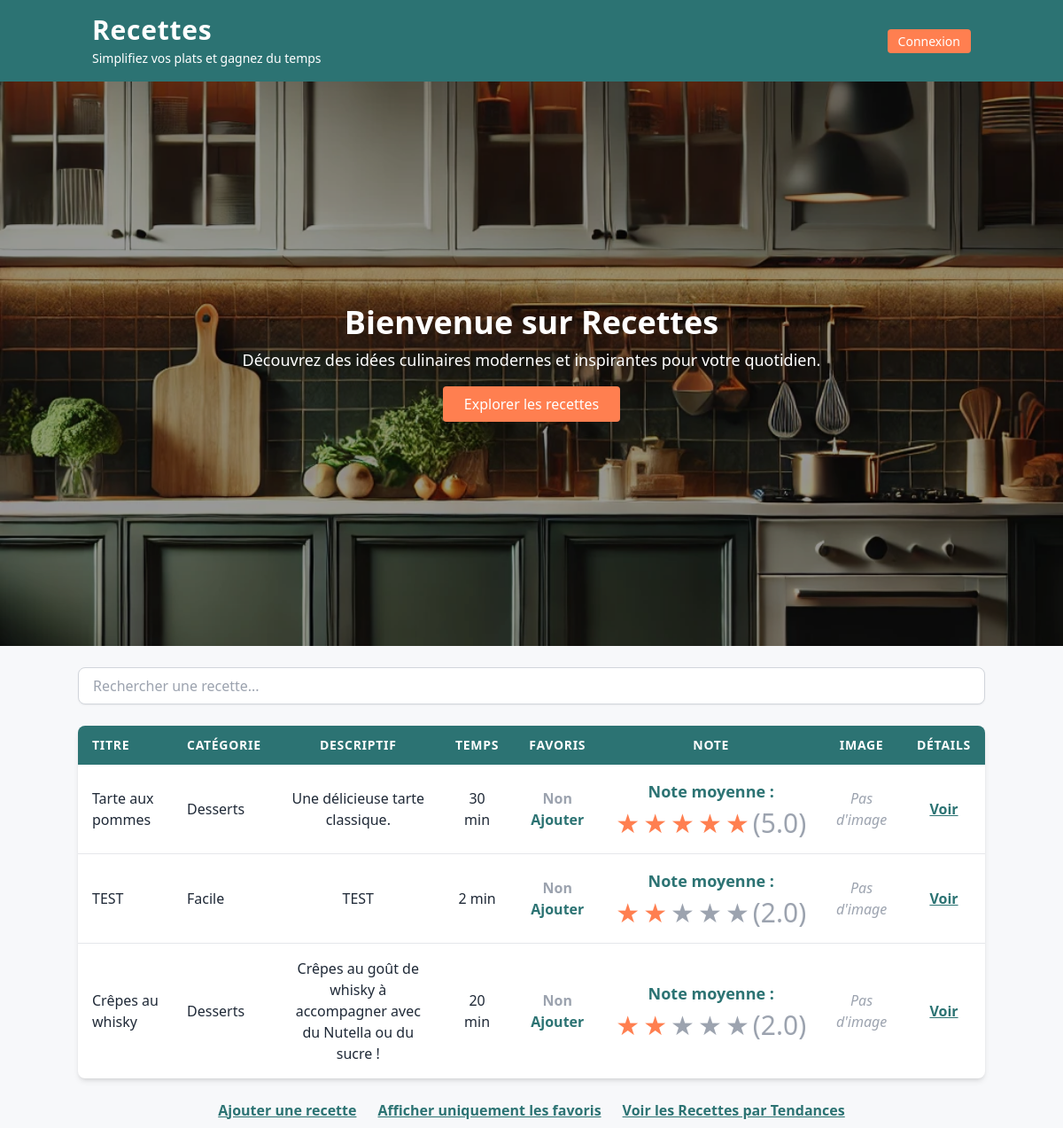
The app's page /, older data.
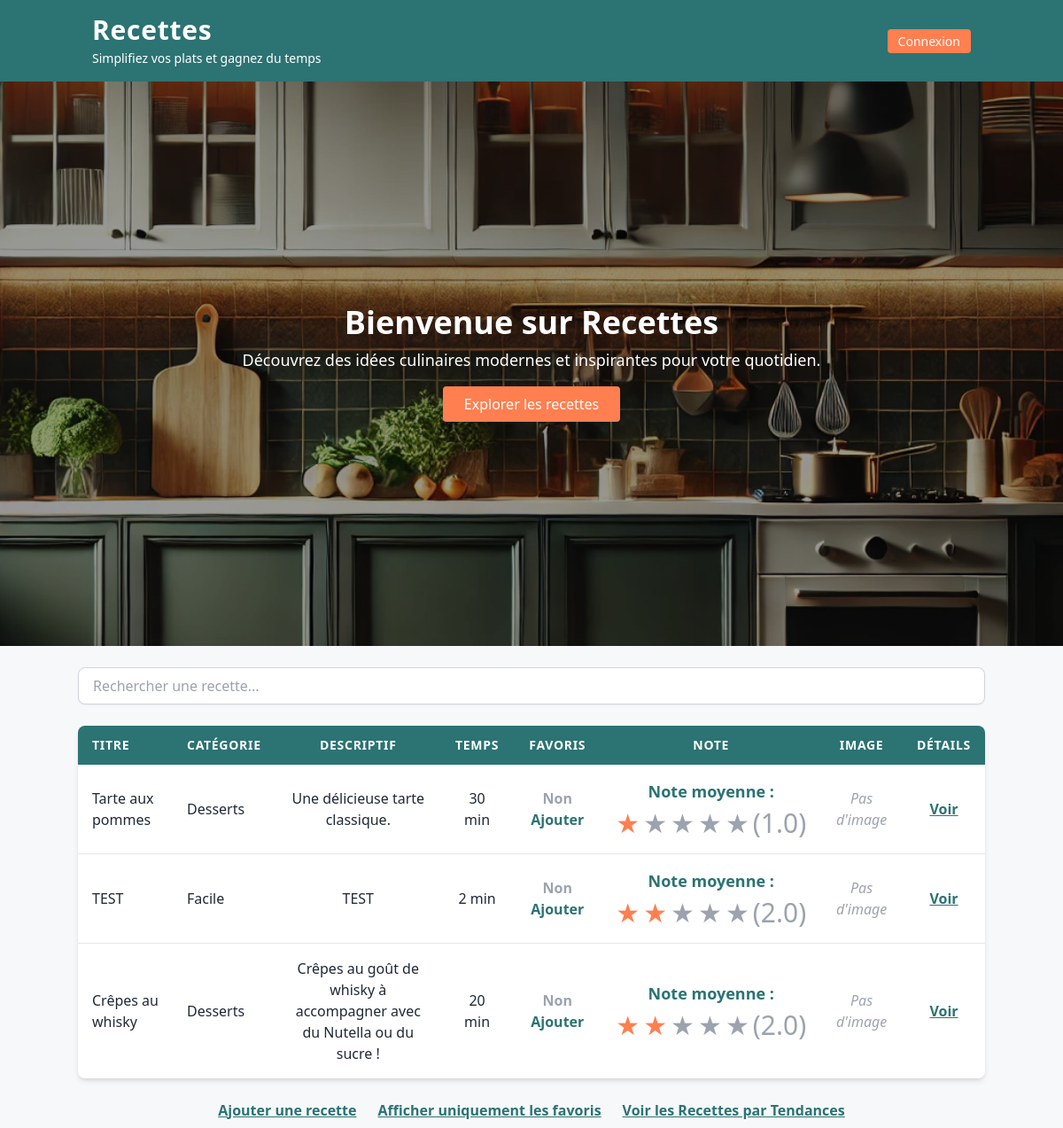
The same page, newer data.
### recettes/models.py (models this page shows, shortened)
class Recette(models.Model):
    titre = models.CharField(max_length=200)
    description = models.TextField()
    categorie = models.ForeignKey(
        Categorie, on_delete=models.CASCADE, related_name='recettes'
    )  # Lien avec le modèle Categorie
    temps_preparation = models.IntegerField()
    temps_cuisson = models.IntegerField()
    ingredients = models.TextField()
    etapes = models.TextField()
    image = models.ImageField(upload_to='images/', null=True, blank=True)
    note_moyenne = models.FloatField(default=0.0)
    visites = models.PositiveIntegerField(default=0)

class Categorie(models.Model):
    nom = models.CharField(max_length=100, unique=True)  # Le nom de la catégorie doit être unique

### recettes/views.py (the view)
# urls.py: 2. Add a URL to urlpatterns:  path('', views.home, name='home')
def home(request):
    rows = Recette.objects.all()
    if request.user.is_authenticated:
        favoris_ids = Favori.objects.filter(user=request.user).values_list('recette_id', flat=True)
        favoris_ids = [int(f) for f in favoris_ids]  # Force les IDs à être des entiers
    else:
        favoris_ids = []  # Aucun favori pour un utilisateur non connecté
    return render(request, 'recettes.html', {'rows': rows, 'favoris_ids': favoris_ids})

### recettes/templates/recettes.html (shortened to what the changed rows need)
<!DOCTYPE html>
<html lang="fr">
<head>
  <script src="https://cdn.tailwindcss.com"></script>
</head>
<body class="bg-LightGray text-gray-800">
  <header class="bg-Blue text-white py-4 shadow-md">
    <div class="container mx-auto px-4 flex justify-between items-center">
      <div>
        <h1 class="text-3xl font-extrabold tracking-wide">Recettes</h1>
      </div>
    </div>
  </header>
  <section class="relative">
    <div class="absolute inset-0 bg-black bg-opacity-40 flex items-center justify-center">
      <div class="text-center text-white px-4">
        <h2 class="text-4xl font-bold">Bienvenue sur Recettes</h2>
      </div>
    </div>
  </section>
  <main id="main-content" class="p-6">
    <div class="container mx-auto bg-white shadow-md rounded-lg overflow-hidden">
      <table class="min-w-full">
        <thead class="bg-Blue text-white text-sm uppercase tracking-wider">
          <tr>
            <th class="px-4 py-3 text-left">Titre</th>
            <th class="px-4 py-3 text-left">Catégorie</th>
            <th class="px-4 py-3 text-center">Descriptif</th>
            <th class="px-4 py-3 text-center">Temps</th>
            <th class="px-4 py-3 text-center">Favoris</th>
            <th class="px-4 py-3 text-center">Note</th>
            <th class="px-4 py-3 text-center">Image</th>
            <th class="px-4 py-3 text-center">Détails</th>
          </tr>
        </thead>
        <tbody class="divide-y divide-gray-200">
          {% for row in rows %}
          <tr class="hover:bg-gray-100 transition">
            <td class="px-4 py-4">{{ row.titre }}</td>
            <td class="px-4 py-4">{{ row.categorie.nom }}</td>
            <td class="px-4 py-4 text-center">{{ row.description }}</td>
            <td class="px-4 py-4 text-center">{{ row.temps_preparation }} min</td>
            <td class="px-4 py-4 text-center">
              {% if row.id in favoris_ids %}
                <span class="text-Red font-semibold">Oui</span>
                <a href="{% url 'toggle_favoris' row.pk %}"
                   class="text-Red font-semibold hover:text-red-600 transition">
                  Retirer
                </a>
              {% else %}
                <span class="text-gray-400 font-semibold">Non</span>
                <a href="{% url 'toggle_favoris' row.pk %}"
                   class="text-Blue font-semibold hover:text-teal-700 transition">
                  Ajouter
                </a>
              {% endif %}
            </td>
            <td class="px-4 py-4 text-center">
              <p class="text-lg font-bold text-Blue">Note moyenne :</p>
              <div class="flex space-x-1 mt-1">
                {% for i in "12345" %}
                  {% if row.note_moyenne >= forloop.counter %}
                    <span class="text-Red text-3xl">&#9733;</span>
                  {% else %}
                    <span class="text-gray-400 text-3xl">&#9733;</span>
                  {% endif %}
                {% endfor %}
                <span class="text-gray-400 text-3xl">({{ row.note_moyenne }})</span>
              </div>
            </td>
            <td class="px-4 py-4 text-center">
              {% if row.image %}
                <img src="{{ row.image.url }}" alt="Recette" class="w-16 h-16 rounded-lg mx-auto">
              {% else %}
                <span class="text-gray-400 italic">Pas d'image</span>
              {% endif %}
            </td>
            <td class="px-4 py-4 text-center">
              <a href="{% url 'details' row.id %}"
                 class="text-Blue font-semibold underline hover:text-teal-700 transition">
                Voir
              </a>
            </td>
          </tr>
          {% empty %}
          <tr>
            <td colspan="7" class="px-4 py-4 text-center text-gray-500 italic">
              Aucune recette disponible.
            </td>
          </tr>
          {% endfor %}
        </tbody>
      </table>
    </div>
  </main>
</body>
</html>

Row changes from the older to the newer data that the page shows:
changed Recette "Tarte aux pommes": note_moyenne "5.0" → "1.0"
